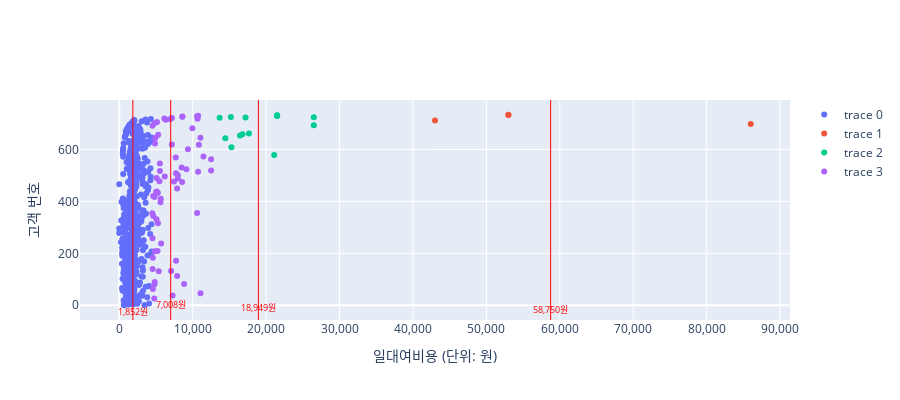
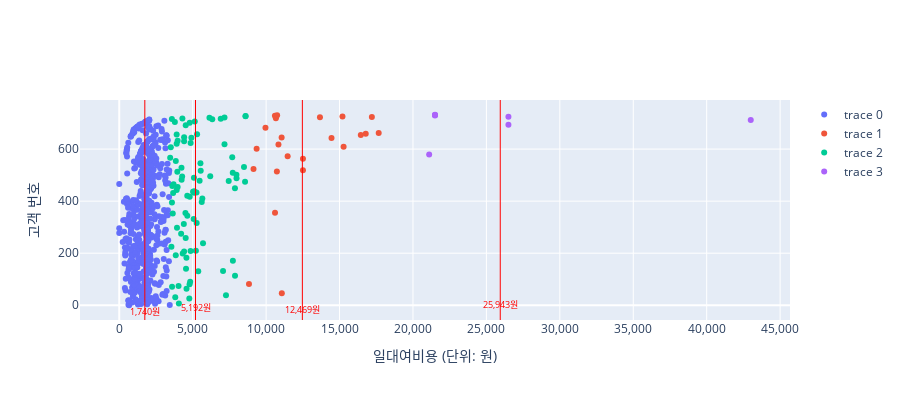

Notebook source saved alongside these figures, in order:
### Markdown cell above
## 일대여비용 분포 확인

### Code cell
from IPython.display import clear_output

# Create an IntSlider widget
cost_limit_slider = widgets.IntSlider(
    value=50000,
    min=0,
    max=100000,
    step=1000,
    description='Cost Limit:',
    continuous_update=False
)
# Create a Button widget
apply_button = widgets.Button(description='Apply')


def on_button_clicked(b):
    # This function will be called when the button is clicked
    # It redraws the chart with the new cost limit
    cost_limit = cost_limit_slider.value
    clear_output(wait=True)  # Clear the output
    display(cost_limit_slider, apply_button)  # Display the slider and button again
    show_ma_distribution(ht=400, cost_limit=cost_limit)

apply_button.on_click(on_button_clicked)
display(cost_limit_slider, apply_button)

### Figure 1 — Plotly figure (JSON) as saved in the notebook; plotly's stock layout.template omitted (floating-point values rounded to 4 significant figures; data arrays with more than 128 entries replaced by an {"elided": "..."} marker saying what was removed)
{"data": [{"mode": "markers", "type": "scatter", "x": {"elided": "649 float values"}, "y": {"elided": "649 int values"}}, {"mode": "markers", "type": "scatter", "x": [86000, 43000, 53000, 53000], "y": [698, 712, 733, 734]}, {"mode": "markers", "type": "scatter", "x": [21100.0, 15280.0, 14450.0, 16450.0, 16780.0, 17670.0, 26500, 13670.0, 17200, 26500, 15200, 21500, 21500, 21500], "y": [579, 609, 643, 654, 659, 662, 694, 722, 723, 724, 725, 729, 731, 732]}, {"mode": "markers", "type": "scatter", "x": [4770.0, 7268.0, 11070.0, 4581.0, 4789.0, 8833.0, 4828.0, 7884.0, 5379.0, 7067.0, 4547.0, 7738.0, 4574.0, 4854.0, 5218.0, 5703.0, 4524.0, 5271.0, 5067.0, 4634.0, 4507.0, 10610.0, 5617.0, 5658.0, 4800, 4631.0, 5096.0, 5260.0, 5023.0, 5102.0, 7878.0, 8566.0, 7453.0, 5473.0, 7985.0, 5086.0, 6195.0, 7979.0, 7730.0, 10730.0, 5547.0, 12510.0, 9143.0, 8494.0, 5529.0, 12510.0, 7694.0, 11470.0, 9353.0, 10840.0, 7167.0, 4862.0, 4914.0, 11060.0, 5300, 9957.0, 4526.0, 4800, 5143.0, 6333.0, 6909.0, 10670.0, 6143.0, 7167.0, 8600, 8600, 10600, 10750], "y": [26, 38, 46, 63, 81, 82, 90, 113, 131, 132, 140, 171, 183, 208, 209, 238, 258, 316, 331, 344, 354, 355, 397, 410, 417, 421, 432, 433, 436, 438, 450, 475, 477, 478, 488, 490, 496, 501, 509, 514, 517, 519, 524, 531, 546, 563, 569, 573, 601, 618, 619, 623, 644, 645, 657, 682, 692, 701, 706, 715, 717, 719, 720, 721, 726, 727, 728, 730]}], "layout": {"annotations": [{"font": {"color": "Red", "size": 9}, "showarrow": false, "text": "1,852원", "x": 1853.0, "xref": "x", "y": 0, "yref": "paper"}, {"font": {"color": "Red", "size": 9}, "showarrow": false, "text": "58,750원", "x": 58750, "xref": "x", "y": 0.01, "yref": "paper"}, {"font": {"color": "Red", "size": 9}, "showarrow": false, "text": "18,949원", "x": 18950.0, "xref": "x", "y": 0.02, "yref": "paper"}, {"font": {"color": "Red", "size": 9}, "showarrow": false, "text": "7,008원", "x": 7008.0, "xref": "x", "y": 0.03, "yref": "paper"}], "height": 400, "hovermode": "x unified", "shapes": [{"line": {"color": "Red", "width": 1}, "type": "line", "x0": 1853.0, "x1": 1853.0, "y0": 0, "y1": 1, "yref": "paper"}, {"line": {"color": "Red", "width": 1}, "type": "line", "x0": 58750, "x1": 58750, "y0": 0, "y1": 1, "yref": "paper"}, {"line": {"color": "Red", "width": 1}, "type": "line", "x0": 18950.0, "x1": 18950.0, "y0": 0, "y1": 1, "yref": "paper"}, {"line": {"color": "Red", "width": 1}, "type": "line", "x0": 7008.0, "x1": 7008.0, "y0": 0, "y1": 1, "yref": "paper"}], "xaxis": {"tickformat": ",d", "title": {"text": "일대여비용 (단위: 원)"}}, "yaxis": {"tickformat": ",d", "title": {"text": "고객 번호"}}}}

### Figure 2 — Plotly figure (JSON) as saved in the notebook; plotly's stock layout.template omitted (floating-point values rounded to 4 significant figures; data arrays with more than 128 entries replaced by an {"elided": "..."} marker saying what was removed)
{"data": [{"mode": "markers", "type": "scatter", "x": {"elided": "616 float values"}, "y": {"elided": "616 int values"}}, {"mode": "markers", "type": "scatter", "x": [11070.0, 8833.0, 10610.0, 10730.0, 12510.0, 9143.0, 12510.0, 11470.0, 9353.0, 15280.0, 10840.0, 14450.0, 11060.0, 16450.0, 16780.0, 17670.0, 9957.0, 10670.0, 13670.0, 17200, 15200, 10600, 10750], "y": [46, 82, 355, 514, 519, 524, 563, 573, 601, 609, 618, 643, 645, 654, 659, 662, 682, 719, 722, 723, 725, 728, 730]}, {"mode": "markers", "type": "scatter", "x": [4060.0, 4770.0, 3813.0, 7268.0, 4581.0, 3596.0, 4037.0, 4789.0, 4828.0, 7884.0, 5379.0, 7067.0, 4547.0, 7738.0, 4574.0, 3849.0, 4320.0, 4418.0, 4854.0, 5218.0, 3552.0, 5703.0, 4524.0, 4213.0, 3931.0, 4398.0, 5271.0, 5067.0, 4634.0, 3644.0, 4507.0, 3589.0, 5617.0, 5658.0, 4800, 4631.0, 3669.0, 5096.0, 5260.0, 5023.0, 5102.0, 3909.0, 7878.0, 3975, 3613.0, 3699.0, 8566.0, 7453.0, 5473.0, 4245.0, 7985.0, 5086.0, 4283.0, 6195.0, 7979.0, 7730.0, 3954.0, 5547.0, 4238.0, 8494.0, 5529.0, 3851.0, 3468.0, 7694.0, 3510.0, 7167.0, 3909.0, 4862.0, 4417.0, 3975, 4914.0, 4417.0, 3909.0, 5300, 4526.0, 4800, 3786.0, 5143.0, 6333.0, 3583.0, 6909.0, 4300, 6143.0, 7167.0, 8600, 8600], "y": [7, 26, 31, 38, 63, 71, 74, 81, 90, 113, 131, 132, 140, 171, 183, 192, 199, 207, 208, 209, 225, 238, 258, 275, 298, 312, 316, 331, 344, 353, 354, 395, 397, 410, 417, 421, 431, 432, 433, 436, 438, 443, 450, 454, 458, 465, 475, 477, 478, 482, 488, 490, 495, 496, 501, 509, 513, 517, 528, 531, 546, 554, 567, 569, 607, 619, 621, 623, 630, 632, 644, 646, 656, 657, 692, 701, 704, 706, 715, 716, 717, 718, 720, 721, 726, 727]}, {"mode": "markers", "type": "scatter", "x": [21100.0, 26500, 43000, 26500, 21500, 21500, 21500], "y": [579, 694, 712, 724, 729, 731, 732]}], "layout": {"annotations": [{"font": {"color": "Red", "size": 9}, "showarrow": false, "text": "1,740원", "x": 1741.0, "xref": "x", "y": 0, "yref": "paper"}, {"font": {"color": "Red", "size": 9}, "showarrow": false, "text": "12,469원", "x": 12470.0, "xref": "x", "y": 0.01, "yref": "paper"}, {"font": {"color": "Red", "size": 9}, "showarrow": false, "text": "5,192원", "x": 5193.0, "xref": "x", "y": 0.02, "yref": "paper"}, {"font": {"color": "Red", "size": 9}, "showarrow": false, "text": "25,943원", "x": 25940.0, "xref": "x", "y": 0.03, "yref": "paper"}], "height": 400, "hovermode": "x unified", "shapes": [{"line": {"color": "Red", "width": 1}, "type": "line", "x0": 1741.0, "x1": 1741.0, "y0": 0, "y1": 1, "yref": "paper"}, {"line": {"color": "Red", "width": 1}, "type": "line", "x0": 12470.0, "x1": 12470.0, "y0": 0, "y1": 1, "yref": "paper"}, {"line": {"color": "Red", "width": 1}, "type": "line", "x0": 5193.0, "x1": 5193.0, "y0": 0, "y1": 1, "yref": "paper"}, {"line": {"color": "Red", "width": 1}, "type": "line", "x0": 25940.0, "x1": 25940.0, "y0": 0, "y1": 1, "yref": "paper"}], "xaxis": {"tickformat": ",d", "title": {"text": "일대여비용 (단위: 원)"}}, "yaxis": {"tickformat": ",d", "title": {"text": "고객 번호"}}}}
